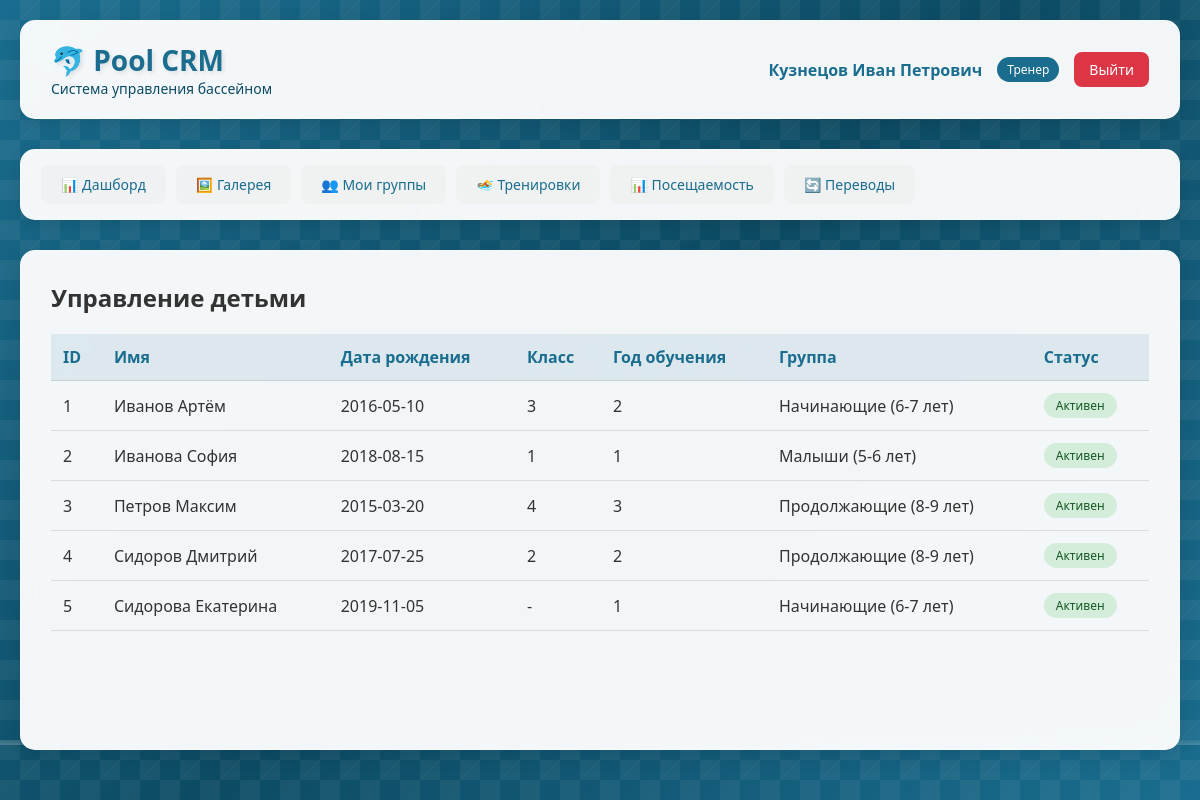
The app's page /children (signed in), older data.
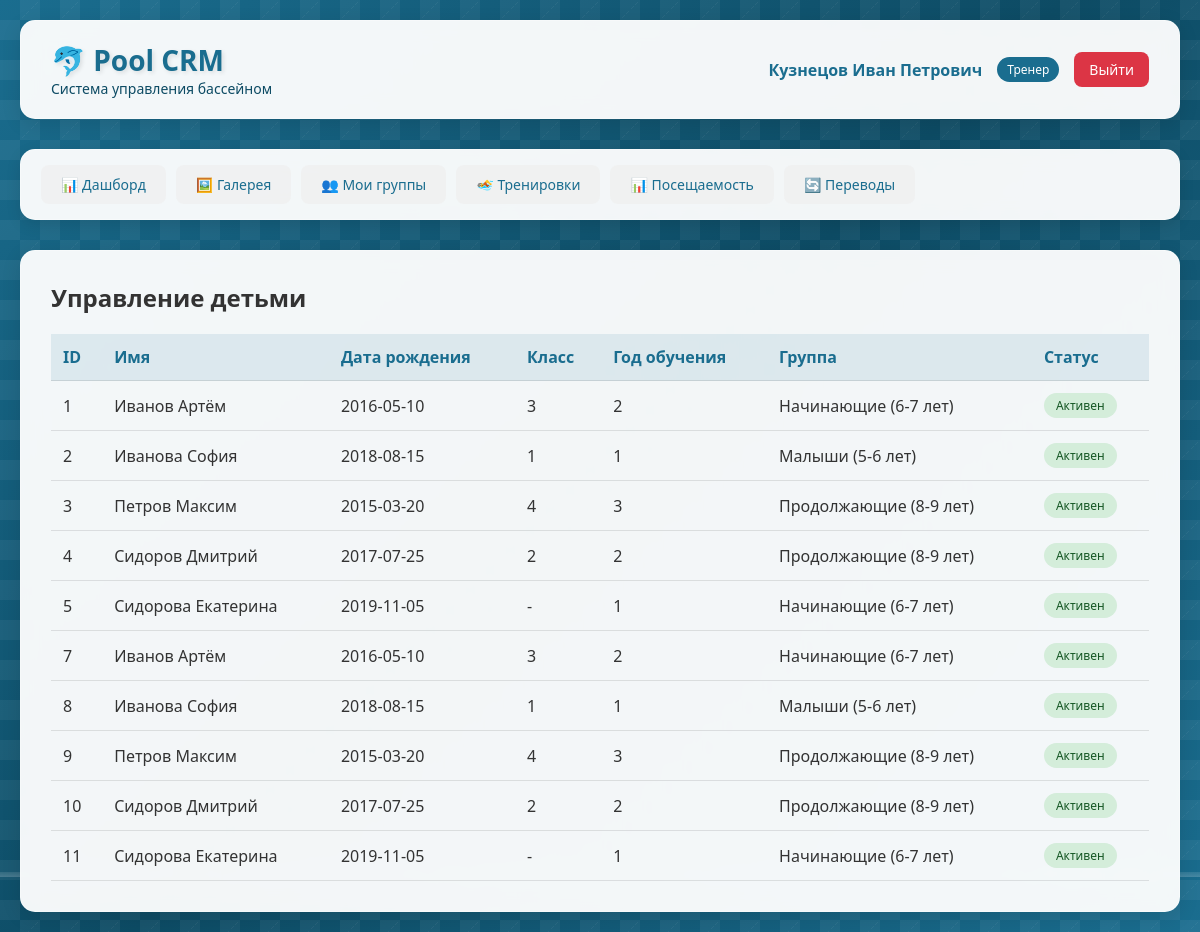
The same page, newer data.
### database.py (models this page shows)
class CoachDB(Base):
    __tablename__ = "coaches"
    id = Column(Integer, primary_key=True, index=True)
    name = Column(String, nullable=False)
    email = Column(String, unique=True, nullable=False)
    phone = Column(String)
    password = Column(String, nullable=False)
    is_active = Column(Boolean, default=True)
    created_at = Column(String, default=lambda: datetime.now().strftime("%d.%m.%Y %H:%M"))
    groups = relationship("GroupDB", back_populates="coach")
    transfer_requests = relationship("TransferRequestDB", back_populates="coach")
    gallery_images = relationship("GalleryImageDB", back_populates="coach")

class ChildDB(Base):
    __tablename__ = "children"
    id = Column(Integer, primary_key=True, index=True)
    parent_id = Column(Integer, ForeignKey("parents.id"), nullable=False)
    name = Column(String, nullable=False)
    birthdate = Column(Date, nullable=False)
    class_num = Column(Integer)
    study_year = Column(Integer)
    medical_note = Column(String)
    medical_date = Column(Date)
    is_active = Column(Boolean, default=True)
    parent = relationship("ParentDB", back_populates="children")
    enrollments = relationship("EnrollmentDB", back_populates="child")
    attendances = relationship("AttendanceDB", back_populates="child")
    transfer_history = relationship("TransferHistoryDB", back_populates="child")
    transfer_requests = relationship("TransferRequestDB", back_populates="child")
    applications = relationship("ApplicationDB", back_populates="child")  # <-- ДОБАВИТЬ

class GroupDB(Base):
    __tablename__ = "groups"
    id = Column(Integer, primary_key=True, index=True)
    name = Column(String, nullable=False)
    level = Column(Integer, nullable=False)
    coach_id = Column(Integer, ForeignKey("coaches.id"))
    max_capacity = Column(Integer, default=12)
    age_tolerance = Column(Float, default=1.0)
    is_active = Column(Boolean, default=True)
    created_at = Column(String, default=lambda: datetime.now().strftime("%d.%m.%Y %H:%M"))
    coach = relationship("CoachDB", back_populates="groups")
    time_slots = relationship("TimeSlotDB", back_populates="group", cascade="all, delete-orphan")
    enrollments = relationship("EnrollmentDB", back_populates="group")
    trainings = relationship("TrainingDB", back_populates="group")
    applications = relationship("ApplicationDB", back_populates="group")
    transfer_history_from = relationship("TransferHistoryDB", foreign_keys="TransferHistoryDB.from_group_id", back_populates="from_group")
    transfer_history_to = relationship("TransferHistoryDB", foreign_keys="TransferHistoryDB.to_group_id", back_populates="to_group")
    transfer_requests_from = relationship("TransferRequestDB", foreign_keys="TransferRequestDB.from_group_id", back_populates="from_group")
    transfer_requests_to = relationship("TransferRequestDB", foreign_keys="TransferRequestDB.suggested_group_id", back_populates="suggested_group")

### main.py (the view)
@app.get("/children", response_class=HTMLResponse)
async def children_list(request: Request, db: Session = Depends(get_db)):
    user = get_current_user(request, db)
    if not user:
        return RedirectResponse(url="/login")
    query = db.query(ChildDB).filter(ChildDB.is_active == True)
    if user["role"] == "parent":
        query = query.filter(ChildDB.parent_id == user["id"])
    children = query.all()
    children_data = []
    for child in children:
        enrollment = db.query(EnrollmentDB).filter(EnrollmentDB.child_id == child.id, EnrollmentDB.status == EnrollmentStatus.ACTIVE).first()
        children_data.append({"id": child.id, "name": child.name, "birthdate": child.birthdate, "class_num": child.class_num, "study_year": child.study_year, "group_name": enrollment.group.name if enrollment else None, "is_active": child.is_active})
    return templates.TemplateResponse(name="children.html", request=request, context={"request": request, "user": user, "children": children_data})

### templates/children.html (shortened to what this page needs)
{% extends "base.html" %}
{% block content %}
<div class="action-bar">
    <h2>{% if user.role == 'parent' %}Мои дети{% else %}Управление детьми{% endif %}</h2>
</div>
<table class="data-table">
    <thead>
        <tr>
            <th>ID</th>
            <th>Имя</th>
            <th>Дата рождения</th>
            <th>Класс</th>
            <th>Год обучения</th>
            <th>Группа</th>
            <th>Статус</th>
        </tr>
    </thead>
    <tbody>
        {% for child in children %}
        <tr>
            <td>{{ child.id }}</td>
            <td>{{ child.name }}</td>
            <td>{{ child.birthdate }}</td>
            <td>{{ child.class_num or '-' }}</td>
            <td>{{ child.study_year or '-' }}</td>
            <td>{{ child.group_name or 'Не назначен' }}</td>
            <td>
                <span class="status-badge {% if child.is_active %}status-active{% else %}status-completed{% endif %}">
                    {% if child.is_active %}Активен{% else %}Неактивен{% endif %}
                </span>
            </td>
        </tr>
        {% endfor %}
    </tbody>
</table>
{% endblock %}

### templates/base.html (shortened to what this page needs)
<!DOCTYPE html>
<html lang="ru">
<head>
    <link rel="stylesheet" href="/static/style.css">
</head>
<body>
    <div class="background-pool">
        <div class="waves"></div>
        <div class="bubbles"></div>
    </div>
    <div class="container">
        <div class="header">
            <div class="logo">
                <h1>🐬 Pool CRM</h1>
                <p>Система управления бассейном</p>
            </div>
            <div class="user-info">
                <span class="user-name">{{ user.name }}</span>
                <span class="user-role">
                    {% if user.role == 'admin' %}Администратор
                    {% elif user.role == 'coach' %}Тренер
                    {% else %}Родитель{% endif %}
                </span>
                <a href="/logout" class="logout-btn">Выйти</a>
            </div>
        </div>
        <div class="nav-menu">
            <a href="/dashboard" class="nav-link {% if request.url.path == '/dashboard' %}active{% endif %}">📊 Дашборд</a>
            <a href="/gallery" class="nav-link {% if request.url.path == '/gallery' %}active{% endif %}">🖼️ Галерея</a>
            {% if user.role == 'coach' %}
            <a href="/groups" class="nav-link {% if request.url.path == '/groups' %}active{% endif %}">👥 Мои группы</a>
            <a href="/trainings" class="nav-link {% if request.url.path == '/trainings' %}active{% endif %}">🏊 Тренировки</a>
            <a href="/attendance" class="nav-link {% if request.url.path == '/attendance' %}active{% endif %}">📊 Посещаемость</a>
            <a href="/transfers" class="nav-link {% if request.url.path == '/transfers' %}active{% endif %}">🔄 Переводы</a>
            {% endif %}
        </div>
        <div class="content">
            {% block content %}{% endblock %}
        </div>
    </div>
</body>
</html>

### static/style.css (style rules this page uses)
* { margin: 0; padding: 0; box-sizing: border-box; }
body { font-family: 'Segoe UI', Tahoma, Geneva, Verdana, sans-serif; min-height: 100vh; color: #333; position: relative; overflow-x: hidden; }
.background-pool { position: fixed; top: 0; left: 0; width: 100%; height: 100%; z-index: -1; overflow: hidden; }
.bubbles { position: absolute; width: 100%; height: 100%; overflow: hidden; }
.container { max-width: 1200px; margin: 0 auto; padding: 20px; position: relative; z-index: 1; }
.header { background: rgba(255, 255, 255, 0.95); backdrop-filter: blur(10px); border-radius: 15px; padding: 20px 30px; margin-bottom: 30px; box-shadow: 0 5px 20px rgba(0,0,0,0.1); display: flex; justify-content: space-between; align-items: center; flex-wrap: wrap; border: 1px solid rgba(255, 255, 255, 0.3); }
.logo h1 { color: #1a6d8f; font-size: 28px; text-shadow: 2px 2px 4px rgba(0,0,0,0.1); }
.logo p { color: #0d4b64; font-size: 14px; }
.user-info { display: flex; align-items: center; gap: 15px; }
.user-name { font-weight: 600; color: #1a6d8f; }
.user-role { background: #1a6d8f; color: white; padding: 4px 10px; border-radius: 20px; font-size: 12px; }
.logout-btn { background: #dc3545; color: white; border: none; padding: 8px 15px; border-radius: 8px; cursor: pointer; text-decoration: none; font-size: 14px; transition: all 0.3s; }
.nav-menu { background: rgba(255, 255, 255, 0.95); backdrop-filter: blur(10px); border-radius: 15px; padding: 15px 20px; margin-bottom: 30px; box-shadow: 0 5px 15px rgba(0,0,0,0.1); display: flex; gap: 10px; flex-wrap: wrap; border: 1px solid rgba(255, 255, 255, 0.3); }
.nav-link { background: rgba(240, 240, 240, 0.8); border: none; padding: 10px 20px; border-radius: 8px; cursor: pointer; text-decoration: none; color: #1a6d8f; font-size: 14px; font-weight: 500; transition: all 0.3s; }
.content { background: rgba(255, 255, 255, 0.95); backdrop-filter: blur(10px); border-radius: 15px; padding: 30px; box-shadow: 0 5px 20px rgba(0,0,0,0.1); min-height: 500px; border: 1px solid rgba(255, 255, 255, 0.3); }
.data-table { width: 100%; border-collapse: collapse; margin-top: 20px; }
.data-table th, .data-table td { padding: 12px; text-align: left; border-bottom: 1px solid rgba(0,0,0,0.1); }
.data-table th { background: rgba(26, 109, 143, 0.1); font-weight: 600; color: #1a6d8f; }
.status-badge { display: inline-block; padding: 4px 12px; border-radius: 20px; font-size: 12px; font-weight: 500; }
.status-active { background: #d4edda; color: #155724; }
.action-bar { display: flex; justify-content: space-between; align-items: center; margin-bottom: 20px; flex-wrap: wrap; gap: 15px; }

Row changes from the older to the newer data that the page shows:
added ChildDB: name "Иванов Артём", birthdate "2016-05-10"
added ChildDB: name "Иванова София", birthdate "2018-08-15"
added ChildDB: name "Петров Максим", birthdate "2015-03-20"
added ChildDB: name "Сидоров Дмитрий", birthdate "2017-07-25"
added ChildDB: name "Сидорова Екатерина", birthdate "2019-11-05"
Text that changed along with them:
new list line: "7 3 2 Активен"
new list line: "Начинающие (6-7 лет)"
new list line: "8 1 1 Активен"
new list line: "Малыши (5-6 лет)"
new list line: "9 4 3 Активен"
new list line: "Продолжающие (8-9 лет)"
new list line: "10 2 2 Активен"
new list line: "11 - 1 Активен"
